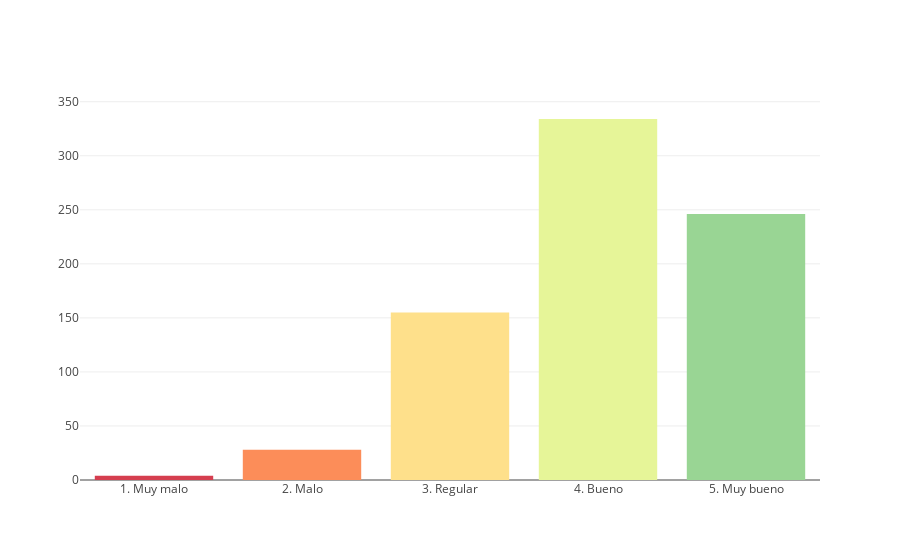
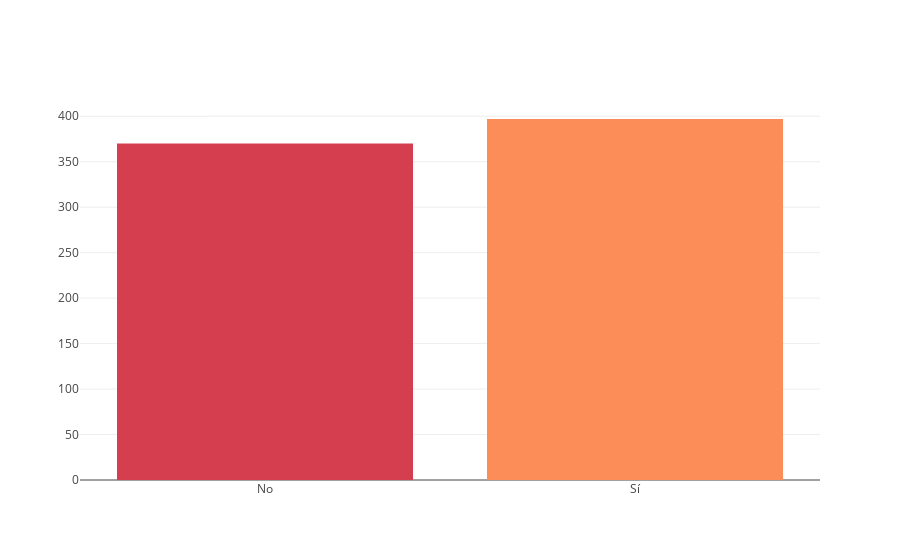
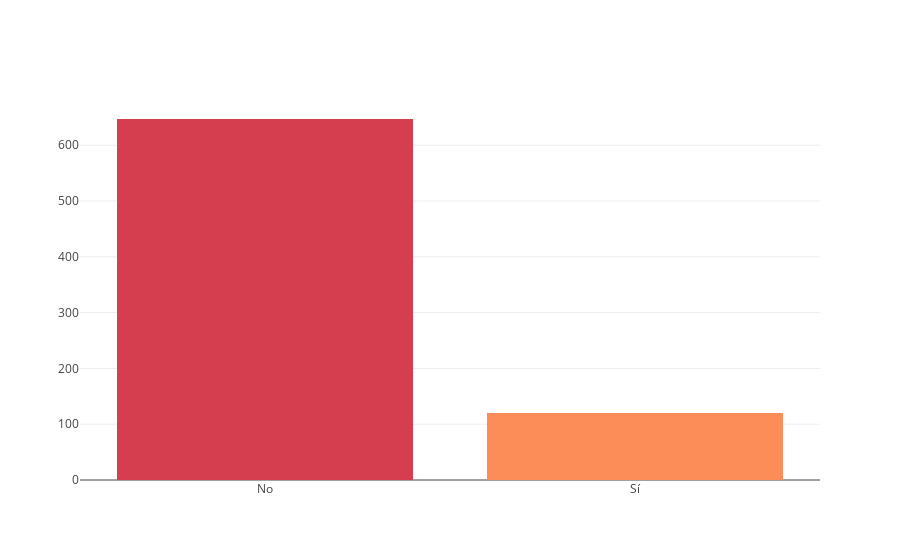
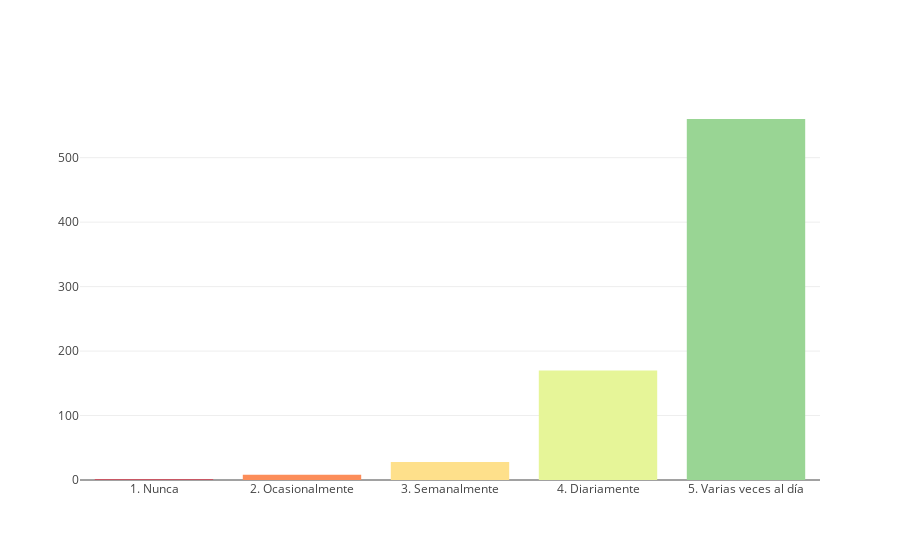

Notebook code for these charts, in order:
### Code cell
visualize_reception_images_all_esp(dataframe_all_esp)

### Figure 1 — Plotly figure (JSON) as saved in the notebook; plotly's stock layout.template omitted (floating-point values rounded to 4 significant figures)
{"data": [{"marker": {"color": ["rgb(213,62,79)", "rgb(252,141,89)", "rgb(254,224,139)", "rgb(230,245,152)", "rgb(153,213,148)", "rgb(50,136,189)"]}, "type": "bar", "uid": "3ebc592e-c511-4ddd-8ee2-fca99dcc327b", "x": ["1. Muy malo", "2. Malo", "3. Regular", "4. Bueno", "5. Muy bueno"], "y": [4, 28, 155, 334, 246]}], "layout": {}}

### Figure 2 — Plotly figure (JSON) as saved in the notebook; plotly's stock layout.template omitted (floating-point values rounded to 4 significant figures)
{"data": [{"marker": {"color": ["rgb(213,62,79)", "rgb(252,141,89)", "rgb(254,224,139)", "rgb(230,245,152)", "rgb(153,213,148)", "rgb(50,136,189)"]}, "type": "bar", "uid": "99b053c9-b2bf-424d-a12e-95ec69cf5cbd", "x": ["No", "Sí"], "y": [370, 397]}], "layout": {}}

### Figure 3 — Plotly figure (JSON) as saved in the notebook; plotly's stock layout.template omitted (floating-point values rounded to 4 significant figures)
{"data": [{"marker": {"color": ["rgb(213,62,79)", "rgb(252,141,89)", "rgb(254,224,139)", "rgb(230,245,152)", "rgb(153,213,148)", "rgb(50,136,189)"]}, "type": "bar", "uid": "bbad0373-f2b2-4fa2-93d5-be0c9dd80925", "x": ["No", "Sí"], "y": [647, 120]}], "layout": {}}

### Figure 4 — Plotly figure (JSON) as saved in the notebook; plotly's stock layout.template omitted (floating-point values rounded to 4 significant figures)
{"data": [{"marker": {"color": ["rgb(213,62,79)", "rgb(252,141,89)", "rgb(254,224,139)", "rgb(230,245,152)", "rgb(153,213,148)", "rgb(50,136,189)"]}, "type": "bar", "uid": "c1b58241-54e5-4664-a928-ab0b2bccd088", "x": ["1. Nunca", "2. Ocasionalmente", "3. Semanalmente", "4. Diariamente", "5. Varias veces al día"], "y": [1, 8, 28, 170, 560]}], "layout": {}}
